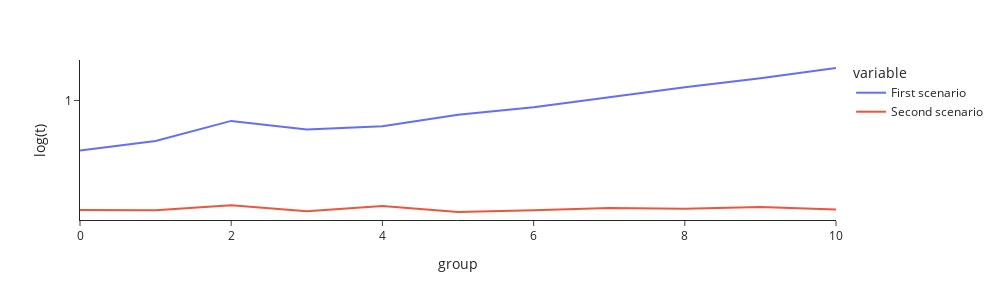

This figure's notebook cell:
### Code cell
new_df_2 = pd.DataFrame({
    "First scenario": average_fog["diference"],
    "Second scenario": average_edge["diference"],
})


print(new_df_2)
# Plot using plotly
fig = px.line(new_df_2, x=new_df_2.index, y=new_df_2.keys(), labels={'value': 'log(t)', 'index': 'Groups (messages = group*10)'}, width=1000, height=300)
fig.update_yaxes(type="log", exponentformat = 'power', showexponent = 'all', title_text = 'log(t)', tickvals = [0, 1, 2, 3, 4, 5, 6, 7, 8, 9])
fig.update_layout(template="simple_white")
fig.show()
fig.write_image("results.pdf")

### Figure 1 — Plotly figure (JSON) as saved in the notebook; plotly's stock layout.template omitted (floating-point values rounded to 4 significant figures)
{"data": [{"hovertemplate": "variable=First scenario<br>group=%{x}<br>log(t)=%{y}<extra></extra>", "legendgroup": "First scenario", "line": {"color": "#636efa", "dash": "solid"}, "marker": {"symbol": "circle"}, "mode": "lines", "name": "First scenario", "orientation": "v", "showlegend": true, "type": "scatter", "x": [0, 1, 2, 3, 4, 5, 6, 7, 8, 9, 10], "xaxis": "x", "y": [0.5183, 0.5869, 0.7646, 0.6826, 0.7132, 0.8282, 0.9161, 1.048, 1.192, 1.341, 1.534], "yaxis": "y"}, {"hovertemplate": "variable=Second scenario<br>group=%{x}<br>log(t)=%{y}<extra></extra>", "legendgroup": "Second scenario", "line": {"color": "#EF553B", "dash": "solid"}, "marker": {"symbol": "circle"}, "mode": "lines", "name": "Second scenario", "orientation": "v", "showlegend": true, "type": "scatter", "x": [0, 1, 2, 3, 4, 5, 6, 7, 8, 9, 10], "xaxis": "x", "y": [0.2364, 0.2361, 0.2518, 0.2327, 0.2493, 0.2306, 0.2361, 0.2429, 0.2409, 0.2461, 0.2384], "yaxis": "y"}], "layout": {"height": 300, "legend": {"title": {"text": "variable"}, "tracegroupgap": 0}, "margin": {"t": 60}, "width": 1000, "xaxis": {"anchor": "y", "domain": [0, 1], "title": {"text": "group"}}, "yaxis": {"anchor": "x", "domain": [0, 1], "exponentformat": "power", "showexponent": "all", "tickvals": [0, 1, 2, 3, 4, 5, 6, 7, 8, 9], "title": {"text": "log(t)"}, "type": "log"}}}
